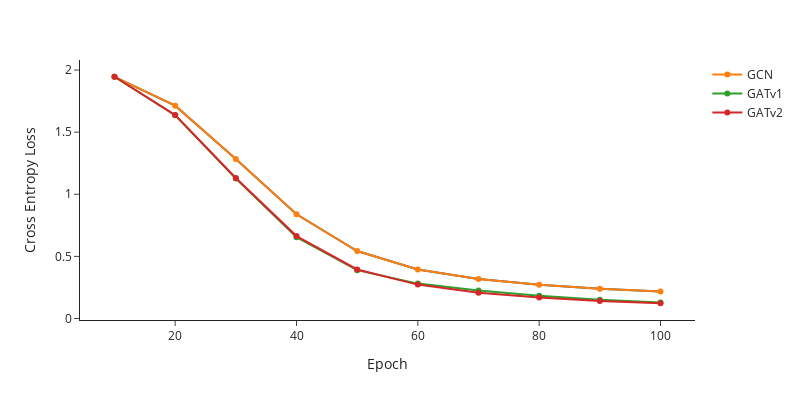

The cell this chart's notebook holds for it:
### Code cell
plt_models_loss = line_chart(x = np.arange(10,110,10), y = gcn_model_loss, y_label = "Cross Entropy Loss")
plt_models_loss.add_scatter(x = np.arange(10,110,10), y = gcn_model_loss, name = "GCN")
plt_models_loss.add_scatter(x = np.arange(10,110,10), y = gatv1_model_loss, name = "GATv1")
plt_models_loss.add_scatter(x = np.arange(10,110,10), y = gatv2_model_loss, name = "GATv2")

### Figure 1 — Plotly figure (JSON) as saved in the notebook; plotly's stock layout.template omitted (floating-point values rounded to 4 significant figures)
{"data": [{"hovertemplate": "x=%{x}<br>y=%{y}<extra></extra>", "legendgroup": "", "line": {"color": "#03658C", "dash": "solid"}, "marker": {"symbol": "circle"}, "mode": "lines", "name": "", "orientation": "v", "showlegend": false, "type": "scatter", "x": [10, 20, 30, 40, 50, 60, 70, 80, 90, 100], "xaxis": "x", "y": [1.945, 1.713, 1.284, 0.8387, 0.5433, 0.3949, 0.3177, 0.271, 0.2398, 0.2175], "yaxis": "y"}, {"name": "GCN", "type": "scatter", "x": [10, 20, 30, 40, 50, 60, 70, 80, 90, 100], "y": [1.945, 1.713, 1.284, 0.8387, 0.5433, 0.3949, 0.3177, 0.271, 0.2398, 0.2175]}, {"name": "GATv1", "type": "scatter", "x": [10, 20, 30, 40, 50, 60, 70, 80, 90, 100], "y": [1.946, 1.636, 1.126, 0.6544, 0.3894, 0.2809, 0.2255, 0.1838, 0.151, 0.1294]}, {"name": "GATv2", "type": "scatter", "x": [10, 20, 30, 40, 50, 60, 70, 80, 90, 100], "y": [1.946, 1.638, 1.131, 0.6635, 0.395, 0.2729, 0.2074, 0.1685, 0.1414, 0.1229]}], "layout": {"height": 400, "legend": {"tracegroupgap": 0}, "margin": {"t": 60}, "width": 800, "xaxis": {"anchor": "y", "domain": [0, 1], "title": {"text": "Epoch"}, "visible": true}, "yaxis": {"anchor": "x", "domain": [0, 1], "title": {"text": "Cross Entropy Loss"}, "visible": true}}}
